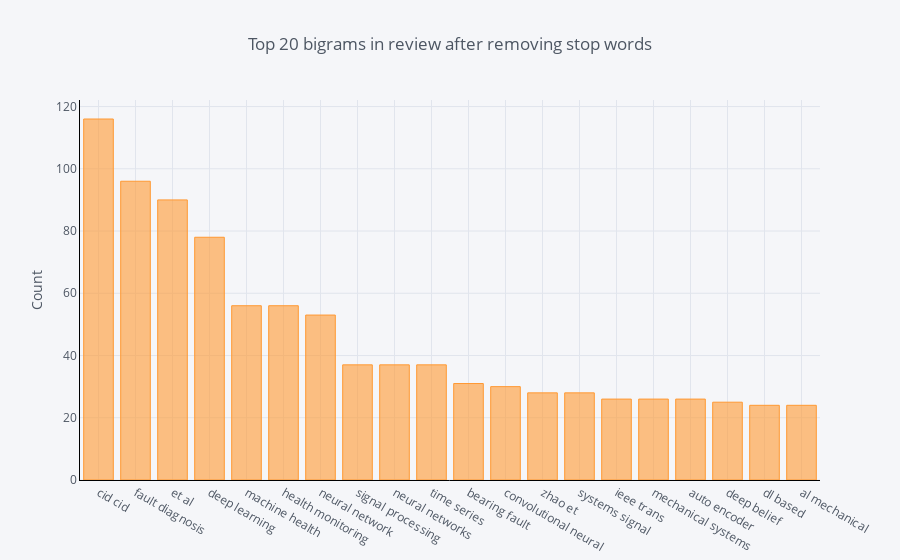

Notebook code cell kept with this figure:
### Code cell
#fig = plt.figure()
df4.groupby('ReviewText').sum()['count'].sort_values(ascending=False).iplot(
    kind='bar', yTitle='Count', linecolor='black', title='Top 20 bigrams in review after removing stop words')
#fig.savefig()

### Figure 1 — Plotly figure (JSON) as saved in the notebook; plotly's stock layout.template omitted (floating-point values rounded to 4 significant figures)
{"data": [{"marker": {"color": "rgba(255, 153, 51, 0.6)", "line": {"color": "rgba(255, 153, 51, 1.0)", "width": 1}}, "name": "count", "orientation": "v", "text": "", "type": "bar", "uid": "b1a932b3-332a-4339-bf64-554957a6e6ab", "x": ["cid cid", "fault diagnosis", "et al", "deep learning", "machine health", "health monitoring", "neural network", "signal processing", "neural networks", "time series", "bearing fault", "convolutional neural", "zhao et", "systems signal", "ieee trans", "mechanical systems", "auto encoder", "deep belief", "dl based", "al mechanical"], "y": [116, 96, 90, 78, 56, 56, 53, 37, 37, 37, 31, 30, 28, 28, 26, 26, 26, 25, 24, 24]}], "layout": {"legend": {"bgcolor": "#F5F6F9", "font": {"color": "#4D5663"}}, "paper_bgcolor": "#F5F6F9", "plot_bgcolor": "#F5F6F9", "title": {"font": {"color": "#4D5663"}, "text": "Top 20 bigrams in review after removing stop words"}, "xaxis": {"gridcolor": "#E1E5ED", "linecolor": "black", "showgrid": true, "tickfont": {"color": "#4D5663"}, "title": {"font": {"color": "#4D5663"}, "text": ""}, "zerolinecolor": "#E1E5ED"}, "yaxis": {"gridcolor": "#E1E5ED", "linecolor": "black", "showgrid": true, "tickfont": {"color": "#4D5663"}, "title": {"font": {"color": "#4D5663"}, "text": "Count"}, "zerolinecolor": "#E1E5ED"}}}
